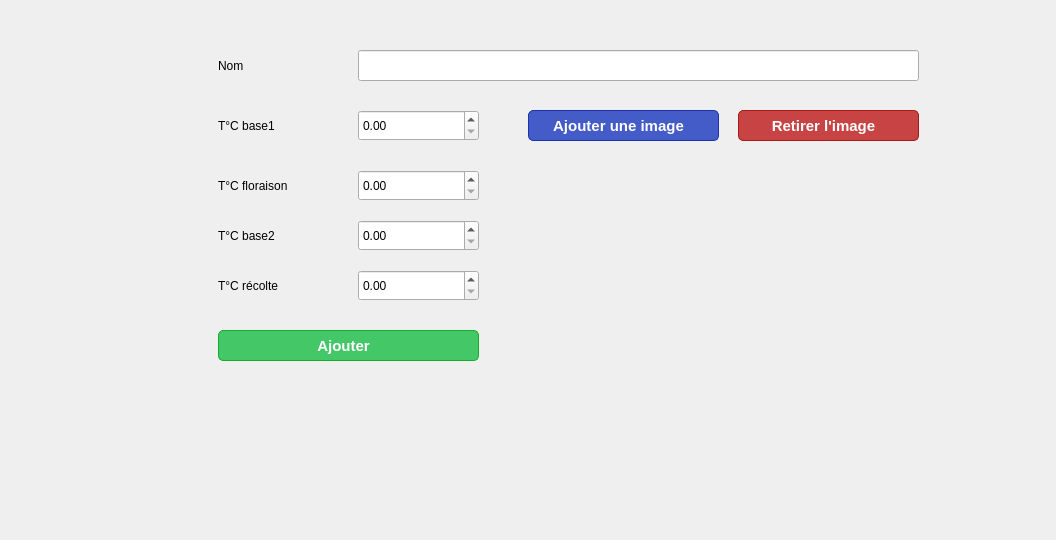
          <widget class="QWidget" name="tab">
           <attribute name="icon">
            <iconset resource="projectRessources.qrc">
             <normaloff>:/icons/black/WindowsIcons-master/WindowsPhone/light/appbar.add.png</normaloff>:/icons/black/WindowsIcons-master/WindowsPhone/light/appbar.add.png</iconset>
           </attribute>
           <attribute name="title">
            <string>Ajouter une variété</string>
           </attribute>
           <layout class="QVBoxLayout" name="verticalLayout_6">
            <item>
             <widget class="QWidget" name="widget_2" native="true">
              <property name="styleSheet">
               <string notr="true"/>
              </property>
              <layout class="QHBoxLayout" name="horizontalLayout_5">
               <item>
                <layout class="QHBoxLayout" name="horizontalLayout_2">
                 <item>
                  <spacer name="horizontalSpacer">
                   <property name="orientation">
                    <enum>Qt::Horizontal</enum>
                   </property>
                   <property name="sizeType">
                    <enum>QSizePolicy::Expanding</enum>
                   </property>
                   <property name="sizeHint" stdset="0">
                    <size>
                     <width>28</width>
                     <height>20</height>
                    </size>
                   </property>
                  </spacer>
                 </item>
                 <item>
                  <widget class="QWidget" name="widget_9" native="true">
                   <property name="sizePolicy">
                    <sizepolicy hsizetype="Preferred" vsizetype="Preferred">
                     <horstretch>0</horstretch>
                     <verstretch>0</verstretch>
                    </sizepolicy>
                   </property>
                   <property name="minimumSize">
                    <size>
                     <width>940</width>
                     <height>500</height>
                    </size>
                   </property>
                   <widget class="QPushButton" name="supprimerImageBtn">
                    <property name="enabled">
                     <bool>true</bool>
                    </property>
                    <property name="geometry">
                     <rect>
                      <x>690</x>
                      <y>90</y>
                      <width>181</width>
                      <height>31</height>
                     </rect>
                    </property>
                    <property name="styleSheet">
                     <string notr="true">QPushButton {
	background-color:#C84444;
	border-radius:5px;
	border:1px solid #AB1818;
	color:#ffffff;
	font-family:arial;
	font-size:15px;
	font-weight:bold;
	text-decoration:none;
	padding-right:10px;
	outline: 0;
}

QPushButton:hover:!pressed {
	background-color:#D85454;
}

QPushButton:pressed {
	background-color:#B83434;
}</string>
                    </property>
                    <property name="text">
                     <string>Retirer l'image</string>
                    </property>
                    <property name="icon">
                     <iconset resource="projectRessources.qrc">
                      <normaloff>:/icons/white/WindowsIcons-master/WindowsPhone/dark/appbar.close.png</normaloff>:/icons/white/WindowsIcons-master/WindowsPhone/dark/appbar.close.png</iconset>
                    </property>
                    <property name="iconSize">
                     <size>
                      <width>28</width>
                      <height>28</height>
                     </size>
                    </property>
                   </widget>
                   <widget class="QLineEdit" name="varieteNomInput">
                    <property name="geometry">
                     <rect>
                      <x>310</x>
                      <y>30</y>
                      <width>561</width>
                      <height>31</height>
                     </rect>
                    </property>
                   </widget>
                   <widget class="QLabel" name="label_8">
                    <property name="geometry">
                     <rect>
                      <x>170</x>
                      <y>200</y>
                      <width>131</width>
                      <height>31</height>
                     </rect>
                    </property>
                    <property name="text">
                     <string>T°C base2</string>
                    </property>
                   </widget>
                   <widget class="QLabel" name="label_4">
                    <property name="geometry">
                     <rect>
                      <x>170</x>
                      <y>30</y>
                      <width>131</width>
                      <height>31</height>
                     </rect>
                    </property>
                    <property name="text">
                     <string>Nom</string>
                    </property>
                   </widget>
                   <widget class="QLabel" name="imagePathLabel">
                    <property name="geometry">
                     <rect>
                      <x>490</x>
                      <y>130</y>
                      <width>391</width>
                      <height>21</height>
                     </rect>
                    </property>
                    <property name="text">
                     <string/>
                    </property>
                   </widget>
                   <widget class="QDoubleSpinBox" name="varieteTBase1Input">
                    <property name="geometry">
                     <rect>
                      <x>310</x>
                      <y>90</y>
                      <width>121</width>
                      <height>31</height>
                     </rect>
                    </property>
                    <property name="maximum">
                     <double>999999979.519999980926514</double>
                    </property>
                   </widget>
                   <widget class="QDoubleSpinBox" name="varieteTFloraisonInput">
                    <property name="geometry">
                     <rect>
                      <x>310</x>
                      <y>150</y>
                      <width>121</width>
                      <height>31</height>
                     </rect>
                    </property>
                    <property name="decimals">
                     <number>2</number>
                    </property>
                    <property name="maximum">
                     <double>9999999.990000000223517</double>
                    </property>
                   </widget>
                   <widget class="QLabel" name="ajouterImageLabel">
                    <property name="geometry">
                     <rect>
                      <x>490</x>
                      <y>170</y>
                      <width>371</width>
                      <height>261</height>
                     </rect>
                    </property>
                    <property name="text">
                     <string/>
                    </property>
                    <property name="scaledContents">
                     <bool>true</bool>
                    </property>
                   </widget>
                   <widget class="QLabel" name="label_5">
                    <property name="geometry">
                     <rect>
                      <x>170</x>
                      <y>90</y>
                      <width>131</width>
                      <height>31</height>
                     </rect>
                    </property>
                    <property name="text">
                     <string>T°C base1</string>
                    </property>
                   </widget>
                   <widget class="QPushButton" name="ajouterVarieteBtn">
                    <property name="geometry">
                     <rect>
                      <x>170</x>
                      <y>310</y>
                      <width>261</width>
                      <height>31</height>
                     </rect>
                    </property>
                    <property name="styleSheet">
                     <string notr="true">QPushButton {
	background-color:#44c767;
	border-radius:5px;
	border:1px solid #18ab29;
	color:#ffffff;
	font-family:arial;
	font-size:15px;
	font-weight:bold;
	text-decoration:none;
	padding-right:10px;
	outline: 0;
}

QPushButton:hover:!pressed {
	background-color:#54d777;
}

QPushButton:pressed {
	background-color:#30b252;
}

QPushButton:disabled {
	background-color:#30b252;
}</string>
                    </property>
                    <property name="text">
                     <string>Ajouter</string>
                    </property>
                    <property name="icon">
                     <iconset resource="projectRessources.qrc">
                      <normaloff>:/icons/white/WindowsIcons-master/WindowsPhone/dark/appbar.add.png</normaloff>:/icons/white/WindowsIcons-master/WindowsPhone/dark/appbar.add.png</iconset>
                    </property>
                    <property name="iconSize">
                     <size>
                      <width>28</width>
                      <height>28</height>
                     </size>
                    </property>
                   </widget>
                   <widget class="QDoubleSpinBox" name="varieteTBase2Input">
                    <property name="geometry">
                     <rect>
                      <x>310</x>
                      <y>200</y>
                      <width>121</width>
                      <height>31</height>
                     </rect>
                    </property>
                    <property name="maximum">
                     <double>999999979.519999980926514</double>
                    </property>
                   </widget>
                   <widget class="QDoubleSpinBox" name="varieteTRecolteInput">
                    <property name="geometry">
                     <rect>
                      <x>310</x>
                      <y>250</y>
                      <width>121</width>
                      <height>31</height>
                     </rect>
                    </property>
                    <property name="maximum">
                     <double>100000000.000000000000000</double>
                    </property>
                   </widget>
                   <widget class="QLabel" name="label_10">
                    <property name="geometry">
                     <rect>
                      <x>170</x>
                      <y>250</y>
                      <width>131</width>
                      <height>31</height>
                     </rect>
                    </property>
                    <property name="text">
                     <string>T°C récolte</string>
                    </property>
                   </widget>
                   <widget class="QPushButton" name="ajouterImageBtn">
                    <property name="geometry">
                     <rect>
                      <x>480</x>
                      <y>90</y>
                      <width>191</width>
                      <height>31</height>
                     </rect>
                    </property>
                    <property name="styleSheet">
                     <string notr="true">QPushButton {
	background-color:#445CC8;
	border-radius:5px;
	border:1px solid #1833AB;
	color:#ffffff;
	font-family:arial;
	font-size:15px;
	font-weight:bold;
	text-decoration:none;
	padding-right:10px;
	outline: 0;
}

QPushButton:hover:!pressed {
	background-color:#546CD8;
}

QPushButton: pressed {
	background-color:#344CB8;
}</string>
                    </property>
                    <property name="text">
                     <string>Ajouter une image</string>
                    </property>
                    <property name="icon">
                     <iconset resource="projectRessources.qrc">
                      <normaloff>:/icons/white/WindowsIcons-master/WindowsPhone/dark/appbar.image.png</normaloff>:/icons/white/WindowsIcons-master/WindowsPhone/dark/appbar.image.png</iconset>
                    </property>
                    <property name="iconSize">
                     <size>
                      <width>28</width>
                      <height>28</height>
                     </size>
                    </property>
                   </widget>
                   <widget class="QLabel" name="label_9">
                    <property name="geometry">
                     <rect>
                      <x>170</x>
                      <y>150</y>
                      <width>131</width>
                      <height>31</height>
                     </rect>
                    </property>
                    <property name="text">
                     <string>T°C floraison</string>
                    </property>
                   </widget>
                  </widget>
                 </item>
                 <item>
                  <spacer name="horizontalSpacer_2">
                   <property name="orientation">
                    <enum>Qt::Horizontal</enum>
                   </property>
                   <property name="sizeType">
                    <enum>QSizePolicy::Expanding</enum>
                   </property>
                   <property name="sizeHint" stdset="0">
                    <size>
                     <width>48</width>
                     <height>15</height>
                    </size>
                   </property>
                  </spacer>
                 </item>
                </layout>
               </item>
              </layout>
             </widget>
            </item>
           </layout>
          </widget>
